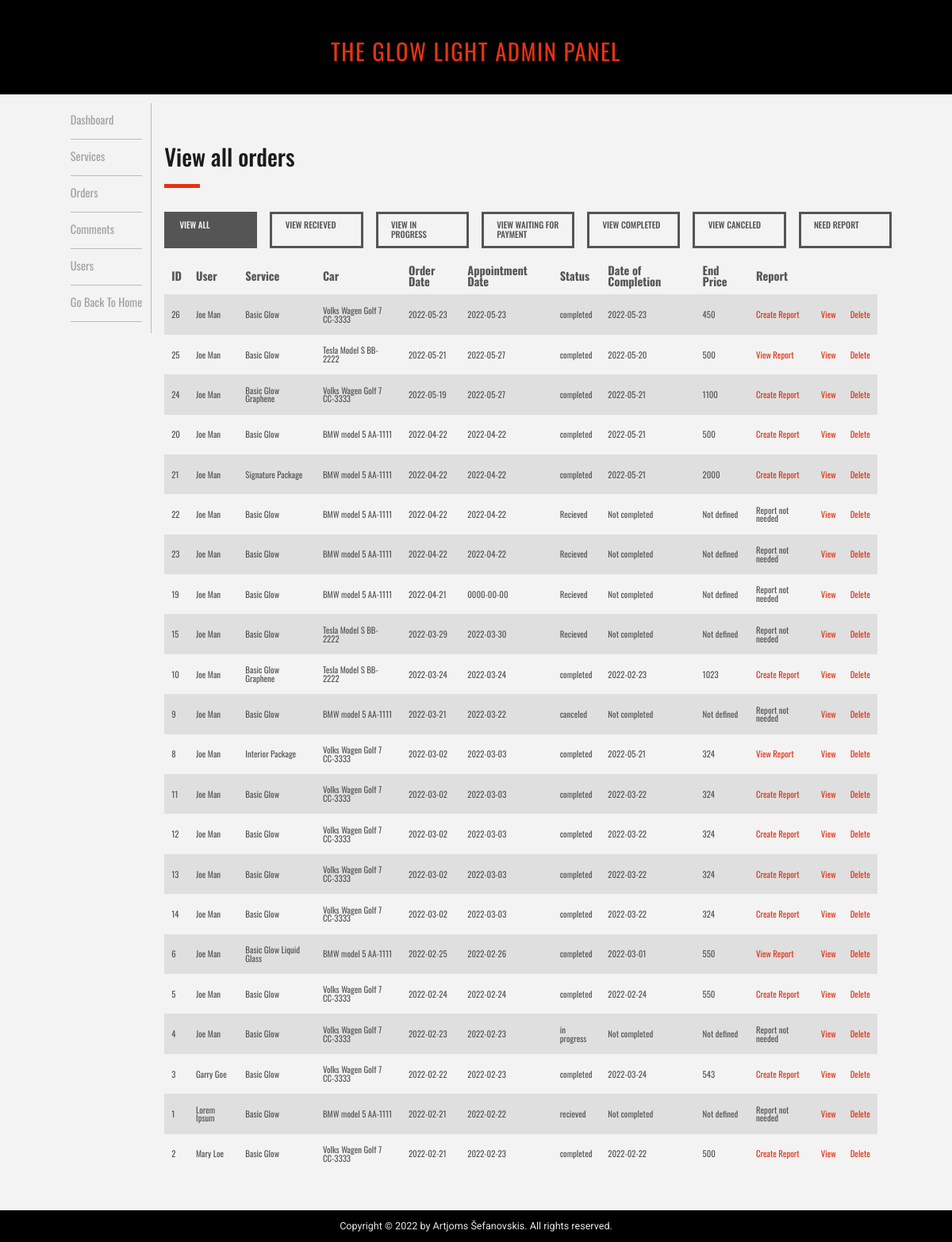
Screenshot of /admin/admin_orders.php (signed in) with the database file from the repository.
### tables this page shows
CREATE TABLE `orders` (
  `order_id` int(11) NOT NULL,
  `order_user_id` int(11) NOT NULL,
  `order_service_id` int(11) NOT NULL,
  `order_car_id` int(11) NOT NULL,
  `order_date` date NOT NULL,
  `order_appointment_date` date NOT NULL,
  `order_status` varchar(255) NOT NULL,
  `order_completion_date` date DEFAULT NULL,
  `order_end_price` int(11) NOT NULL DEFAULT 0,
  `order_date_of_payment` date DEFAULT NULL
);

CREATE TABLE `services` (
  `service_id` int(11) NOT NULL,
  `service_title` varchar(255) NOT NULL,
  `service_price` float NOT NULL,
  `service_hours` int(11) NOT NULL,
  `service_description` text NOT NULL,
  `service_image` text NOT NULL
);

### admin/inc/view_all_orders.php (the view, shortened to what this page needs)
<?php
  if (!isset($_GET['where'])) {
    $where_statement = " ";
    $where = 'all';
    $header_title = "View all orders";
  }
?>
<div class="page-header-box">
  <div>
    <h2 class="page-heading"><?php echo $header_title; ?></h2>
    <span class="page-heading-line"></span>
  </div>
</div>
<div class="where-box">
  <a class="where-btn <?php if($where == 'all'){ echo "where-btn-active";}?>" href="admin_orders.php?where=all">View All</a>
  <a class="where-btn <?php if($where == 'recieved'){ echo "where-btn-active";}?>" href="admin_orders.php?where=recieved">View Recieved</a>
  <a class="where-btn <?php if($where == 'progress'){ echo "where-btn-active";}?>" href="admin_orders.php?where=progress">View In Progress</a>
  <a class="where-btn <?php if($where == 'waiting'){ echo "where-btn-active";}?>" href="admin_orders.php?where=waiting">View Waiting for Payment</a>
  <a class="where-btn <?php if($where == 'completed'){ echo "where-btn-active";}?>" href="admin_orders.php?where=completed">View Completed</a>
  <a class="where-btn <?php if($where == 'canceled'){ echo "where-btn-active";}?>" href="admin_orders.php?where=canceled">View Canceled</a>
  <a class="where-btn <?php if($where == 'report'){ echo "where-btn-active";}?>" href="admin_orders.php?where=report">Need Report</a>
</div>
<?php
  $query = "select
    o.order_id, concat_ws(' ',u.user_first, u.user_last) as 'user',
      s.service_title,
      concat_ws(' ',c.car_producer, c.car_model,
      c.car_number_sign) as 'car',
      o.order_date,o.order_appointment_date,
      o.order_status,
      if(o.order_completion_date<>'0000-00-00',
      o.order_completion_date,'Not completed') as 'order_completion_date',
      if(o.order_end_price = 0,'Not defined' ,
      o.order_end_price) as 'order_end_price',
      CASE
        WHEN rep.report_id > 0 THEN 'View Report'
          WHEN ifnull(rep.report_id,0) = 0 and o.order_status IN ('waiting for payment','completed') THEN 'Create Report'
          ELSE 'Report not needed'
      END as 'report' ";
  $query.= "FROM orders as o JOIN users as u on u.user_id = o.order_user_id ";
  $query.= "JOIN cars as c on c.car_id = o.order_car_id ";
  $query.= "JOIN services as s on s.service_id = o.order_service_id ";
  $query.= "LEFT JOIN order_report as rep on rep.report_order_id = o.order_id ";
  $query.= $where_statement;
  $query.= "ORDER BY o.order_date DESC ";
  $select_orders = mysqli_query($conn,$query);
  if(mysqli_num_rows($select_orders) == 0){
    echo "<div class='empty-msg'>Looks like it is empty here...</div>";
  }
  else{
?>
<div class="wrapper">
<table class="hor-table view-all-orders-table">
  <thead class="hor-table-head" >
    <tr>
      <th>ID</th>
      <th>User</th>
      <th>Service</th>
      <th>Car</th>
      <th>Order Date</th>
      <th>Appointment Date</th>
      <th>Status</th>
      <th>Date of Completion</th>
      <th>End Price</th>
      <th>Report</th>
      <th></th>
      <th></th>
      <th></th>
    </tr>
  </thead>
  <tbody class="hor-table-body">
    <?php
    while ($row = mysqli_fetch_assoc($select_orders)) {
      $order_id = $row['order_id'];
      $order_user = $row['user'];
      $order_title = $row['service_title'];
      $order_car = $row['car'];
      $order_date = $row['order_date'];
      $order_appointment_date = $row['order_appointment_date'];
      $order_status = $row['order_status'];
      $order_completion_date = $row['order_completion_date'];
      $order_end_price = $row['order_end_price'];
      $order_report = $row['report'];
      if($order_report == 'View Report' || $order_report == 'Create Report'){
        if($order_report == 'View Report'){
          $report_page = 'view_report';
        }
        else{
          $report_page = 'add_report';
        }
        $report = "<a href='admin_orders.php?source=$report_page&o_id=$order_id&where=$where'>$order_report</a>";
      }
      else{
        $report = $order_report;
      }
      echo "<tr>";
      echo "<td>{$order_id}</td>";
      echo "<td>{$order_user}</td>";
      echo "<td>{$order_title}</td>";
      echo "<td>$order_car</td>";
      echo "<td>{$order_date}</td>";
      echo "<td>{$order_appointment_date}</td>";
      echo "<td>{$order_status}</td>";
      echo "<td>{$order_completion_date}</td>";
      echo "<td>{$order_end_price}</td>";
      echo "<td>{$report}</td>";
      echo "<td><a href='admin_orders.php?source=view_order&o_id=$order_id&where=$where'>View</a></td>";
      echo "<td><a href='admin_orders.php?delete=$order_id&where=$where'>Delete</a></td>";
      echo "</tr>";
    }
    ?>
  </tbody>
</table>
</div>
<?php } ?>

### admin/style/general.css (style rules this page uses)
* { margin: 0; padding: 0; box-sizing: border-box; }
html { font-size: 62.5%; height: 100%; }
body { font-family: "Oswald", sans-serif; line-height: 1; font-weight: 400; color: #555; background-color: #f3f3f3; position: relative; min-height: 100vh; }
.page-header-box { display: flex; margin-bottom: 3.2rem; justify-content: space-between; }
.page-heading { font-size: 3.2rem; color: #1a1a1a; }
.page-heading-line { display: inline-block; border-top: 5px solid #e43314; width: 5rem; }
.hor-table { font-size: 1.2rem; text-align: left; vertical-align: center; border-collapse: collapse; }
.hor-table-head { font-size: 1.6rem; }
.hor-table th { height: 2.4rem; padding: 1rem; }
.hor-table td { height: 5.6rem; padding: 1rem; }
.hor-table tbody tr:nth-child(odd) { background-color: #dfdfdf; }
.hor-table a:link, .hor-table a:visited { text-decoration: none; color: #e43314; }
@media (max-width: 75em) { html { font-size: 56.25%; } }

### admin/style/orders.css (style rules this page uses)
.wrapper { width: 100%; }
.where-box { display: grid; grid-template-columns: repeat(7, 1fr); width: fit-content; height: 3.2rem; gap: 1.8rem; margin-bottom: 3.2rem; justify-content: left; }
.where-btn:link, .where-btn:visited { display: inline-block; text-decoration: none; color: #555; text-transform: uppercase; font-size: 1.2rem; line-height: 1.1; font-weight: 500; border: #555 3px solid; padding: 0.9rem 1.8rem; }
.where-btn-active:link, .where-btn-active:visited { background-color: #555; color: #f3f3f3; }

### rows the page displays
orders: order_id "26", order_user "Joe Man", order_service.service_title "Basic Glow", order_car "Volks Wagen Golf 7 CC-3333", order_date "2022-05-23", order_appointment_date "2022-05-23", order_status "completed", order_completion_date "2022-05-23", order_end_price "450", order_report "Create Report"
orders: order_id "25", order_user "Joe Man", order_service.service_title "Basic Glow", order_car "Tesla Model S BB-2222", order_date "2022-05-21", order_appointment_date "2022-05-27", order_status "completed", order_completion_date "2022-05-20", order_end_price "500", order_report "View Report"
orders: order_id "24", order_user "Joe Man", order_service.service_title "Basic Glow Graphene", order_car "Volks Wagen Golf 7 CC-3333", order_date "2022-05-19", order_appointment_date "2022-05-27", order_status "completed", order_completion_date "2022-05-21", order_end_price "1100", order_report "Create Report"
orders: order_id "20", order_user "Joe Man", order_service.service_title "Basic Glow", order_car "BMW model 5 AA-1111", order_date "2022-04-22", order_appointment_date "2022-04-22", order_status "completed", order_completion_date "2022-05-21", order_end_price "500", order_report "Create Report"
orders: order_id "21", order_user "Joe Man", order_service.service_title "Signature Package", order_car "BMW model 5 AA-1111", order_date "2022-04-22", order_appointment_date "2022-04-22", order_status "completed", order_completion_date "2022-05-21", order_end_price "2000", order_report "Create Report"
orders: order_id "22", order_user "Joe Man", order_service.service_title "Basic Glow", order_car "BMW model 5 AA-1111", order_date "2022-04-22", order_appointment_date "2022-04-22", order_status "Recieved", order_completion_date "Not completed", order_end_price "Not defined", report "Report not needed"
orders: order_id "23", order_user "Joe Man", order_service.service_title "Basic Glow", order_car "BMW model 5 AA-1111", order_date "2022-04-22", order_appointment_date "2022-04-22", order_status "Recieved", order_completion_date "Not completed", order_end_price "Not defined", report "Report not needed"
orders: order_id "19", order_user "Joe Man", order_service.service_title "Basic Glow", order_car "BMW model 5 AA-1111", order_date "2022-04-21", order_appointment_date "0000-00-00", order_status "Recieved", order_completion_date "Not completed", order_end_price "Not defined", report "Report not needed"
orders: order_id "15", order_user "Joe Man", order_service.service_title "Basic Glow", order_car "Tesla Model S BB-2222", order_date "2022-03-29", order_appointment_date "2022-03-30", order_status "Recieved", order_completion_date "Not completed", order_end_price "Not defined", report "Report not needed"
orders: order_id "10", order_user "Joe Man", order_service.service_title "Basic Glow Graphene", order_car "Tesla Model S BB-2222", order_date "2022-03-24", order_appointment_date "2022-03-24", order_status "completed", order_completion_date "2022-02-23", order_end_price "1023", order_report "Create Report"
orders: order_id "9", order_user "Joe Man", order_service.service_title "Basic Glow", order_car "BMW model 5 AA-1111", order_date "2022-03-21", order_appointment_date "2022-03-22", order_status "canceled", order_completion_date "Not completed", order_end_price "Not defined", report "Report not needed"
orders: order_id "8", order_user "Joe Man", order_service.service_title "Interior Package", order_car "Volks Wagen Golf 7 CC-3333", order_date "2022-03-02", order_appointment_date "2022-03-03", order_status "completed", order_completion_date "2022-05-21", order_end_price "324", order_report "View Report"
orders: order_id "11", order_user "Joe Man", order_service.service_title "Basic Glow", order_car "Volks Wagen Golf 7 CC-3333", order_date "2022-03-02", order_appointment_date "2022-03-03", order_status "completed", order_completion_date "2022-03-22", order_end_price "324", order_report "Create Report"
orders: order_id "12", order_user "Joe Man", order_service.service_title "Basic Glow", order_car "Volks Wagen Golf 7 CC-3333", order_date "2022-03-02", order_appointment_date "2022-03-03", order_status "completed", order_completion_date "2022-03-22", order_end_price "324", order_report "Create Report"
orders: order_id "13", order_user "Joe Man", order_service.service_title "Basic Glow", order_car "Volks Wagen Golf 7 CC-3333", order_date "2022-03-02", order_appointment_date "2022-03-03", order_status "completed", order_completion_date "2022-03-22", order_end_price "324", order_report "Create Report"
orders: order_id "14", order_user "Joe Man", order_service.service_title "Basic Glow", order_car "Volks Wagen Golf 7 CC-3333", order_date "2022-03-02", order_appointment_date "2022-03-03", order_status "completed", order_completion_date "2022-03-22", order_end_price "324", order_report "Create Report"
orders: order_id "6", order_user "Joe Man", order_service.service_title "Basic Glow Liquid Glass", order_car "BMW model 5 AA-1111", order_date "2022-02-25", order_appointment_date "2022-02-26", order_status "completed", order_completion_date "2022-03-01", order_end_price "550", order_report "View Report"
orders: order_id "5", order_user "Joe Man", order_service.service_title "Basic Glow", order_car "Volks Wagen Golf 7 CC-3333", order_date "2022-02-24", order_appointment_date "2022-02-24", order_status "completed", order_completion_date "2022-02-24", order_end_price "550", order_report "Create Report"
orders: order_id "4", order_user "Joe Man", order_service.service_title "Basic Glow", order_car "Volks Wagen Golf 7 CC-3333", order_date "2022-02-23", order_appointment_date "2022-02-23", order_status "in progress", order_completion_date "Not completed", order_end_price "Not defined", report "Report not needed"
orders: order_id "3", order_user "Garry Goe", order_service.service_title "Basic Glow", order_car "Volks Wagen Golf 7 CC-3333", order_date "2022-02-22", order_appointment_date "2022-02-23", order_status "completed", order_completion_date "2022-03-24", order_end_price "543", order_report "Create Report"
orders: order_id "1", order_user "Lorem Ipsum", order_service.service_title "Basic Glow", order_car "BMW model 5 AA-1111", order_date "2022-02-21", order_appointment_date "2022-02-22", order_status "recieved", order_completion_date "Not completed", order_end_price "Not defined", report "Report not needed"
orders: order_id "2", order_user "Mary Loe", order_service.service_title "Basic Glow", order_car "Volks Wagen Golf 7 CC-3333", order_date "2022-02-21", order_appointment_date "2022-02-23", order_status "completed", order_completion_date "2022-02-22", order_end_price "500", order_report "Create Report"

### other values shown
$header_title "View all orders"
